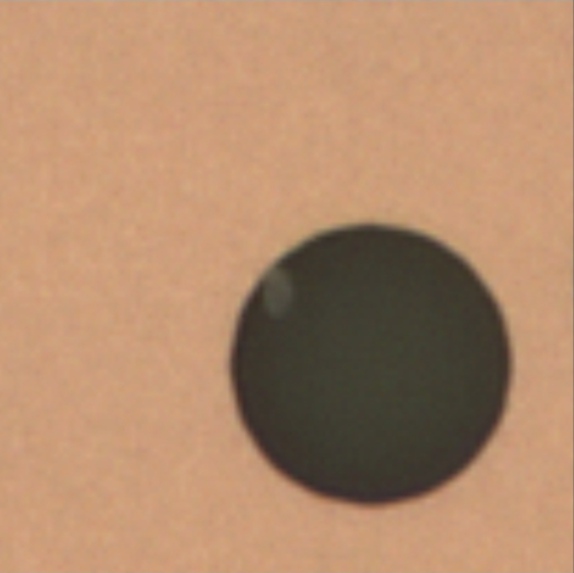
#> input picture traditional_segmentation/1.jpg, 574 x 573 px
$ python watershed.py
#> lines starting #> are read from the running program, lines starting #| are printed output that depends on the picture; after the words box and inside, x2 and y2 are one past the last pixel; in counts of white or black regions, pixels touching at a corner belong together
"""
 -*- coding: utf-8 -*-
 author： Hao Hu
 @date   2022/3/1 9:15 PM
"""
# -*- coding:utf-8 -*-
import cv2
import numpy as np

'''
       created on  11:10:10 2018-11-15
       @author:ren_dong

            分水岭算法 图像分割

            分水岭算法实现图像自动分割的步骤：

                1 图像灰度化、Canny边缘检测
                2 查找轮廓，并且把轮廓信息按照不同的编号绘制到watershed的第二个参数markers上，相当于标记注水点。
                3 watershed分水岭算法
                4 绘制分割出来的区域，然后使用随机颜色填充，再跟源图像融合，以得到更好的显示效果。


                cv2.watershed(image, markers) → None


'''

# 读入图片
img = cv2.imread('1.jpg')
#> img is the input picture: shape (573, 574, 3); mean B, G, R 108.3, 138.8, 177.8
cv2.imshow('origin', img)

# 转换为灰度图片
gray_img = cv2.cvtColor(img, cv2.COLOR_BGR2GRAY)
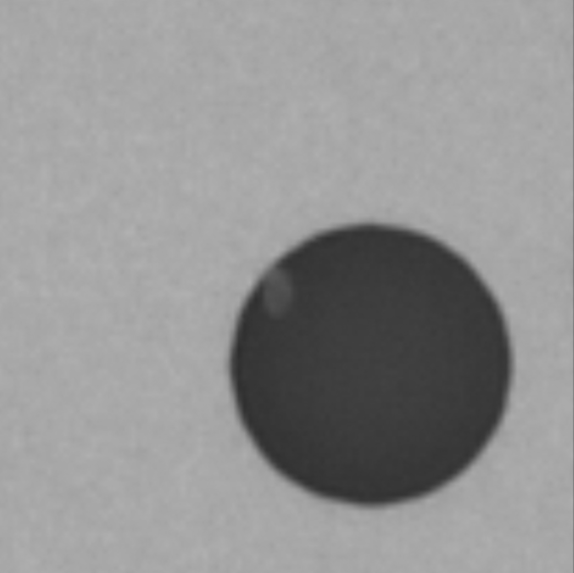
#> gray_img: shape (573, 574); min 45, max 177, mean 146.9

# canny边缘检测 函数返回一副二值图，其中包含检测出的边缘。
canny = cv2.Canny(gray_img, 80, 150)
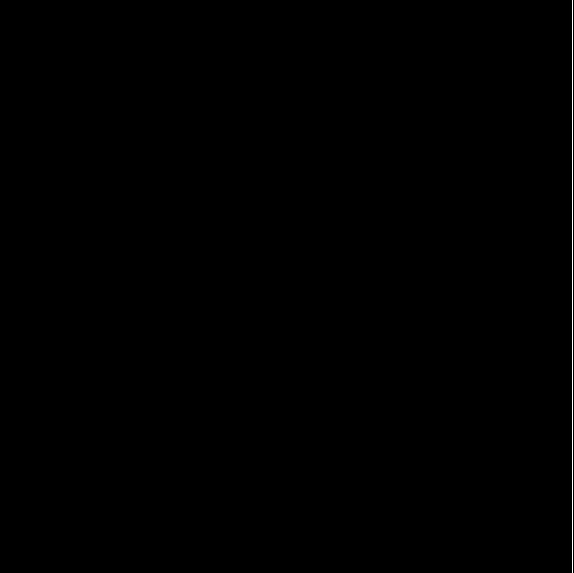
#> canny: shape (573, 574); 0.17% white in thin lines or dots, all inside (x1, y1, x2, y2) = (572, 0, 573, 573)
cv2.imshow('Canny', canny)

# 寻找图像轮廓 返回修改后的图像 图像的轮廓  以及它们的层次
contours, hierarchy = cv2.findContours(canny, cv2.RETR_TREE, cv2.CHAIN_APPROX_SIMPLE)
#> contours = [[[572, 0], [572, 572]]]

# 32位有符号整数类型
marks = np.zeros(img.shape[:2], np.int32)

# findContours检测到的轮廓
imageContours = np.zeros(img.shape[:2], np.uint8)

# 轮廓颜色
compCount = 0
index = 0
# 绘制每一个轮廓


for index in range(len(contours)):
    # 对marks进行标记，对不同区域的轮廓使用不同的亮度绘制，相当于设置注水点，有多少个轮廓，就有多少个注水点
    # 图像上不同线条的灰度值是不同的，底部略暗，越往上灰度越高
    marks = cv2.drawContours(marks, contours, index, (index, index, index), 1, 8, hierarchy)
#> this loop made 1 pass

    # 绘制轮廓，亮度一样
    # masks底部亮度暗,越往上亮度越高, imageContours 整体亮度一致
    # imageContours = cv2.drawContours(imageContours, contours, index, (255, 255, 255), 1, 8, hierarchy)

# 查看 使用线性变换转换输入数组元素成8位无符号整型。
markerShows = cv2.convertScaleAbs(marks)
#> markerShows: shape (573, 574); every value is 0
cv2.imshow('markerShows', markerShows)
# cv2.imshow('imageContours',imageContours)


# 使用分水岭算法
marks = cv2.watershed(img, marks)
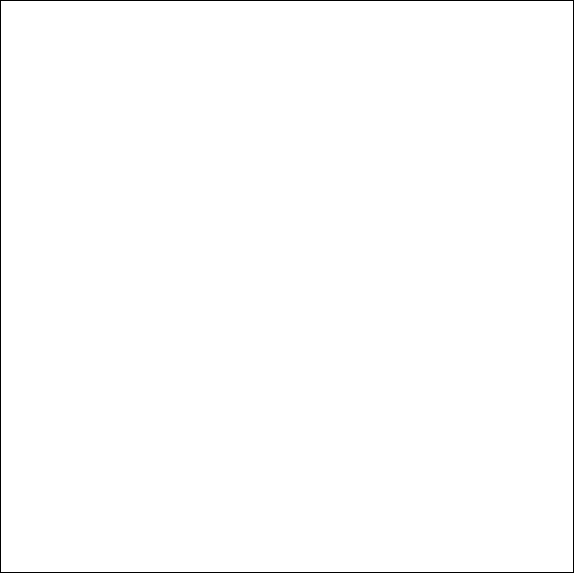
#> marks: shape (573, 574) int32; values -1 (black) and 0 (white), 99.3% white; black in thin lines or dots
afterWatershed = cv2.convertScaleAbs(marks)
#> afterWatershed: shape (573, 574); values 0 (black) and 1 (white), 0.7% white in thin lines or dots

cv2.imshow('afterWatershed', afterWatershed)

###分水岭算法之后,让水漫起来,并且把堤坝即分水岭绘制为绿色
img[marks == -1] = [0, 255, 0]
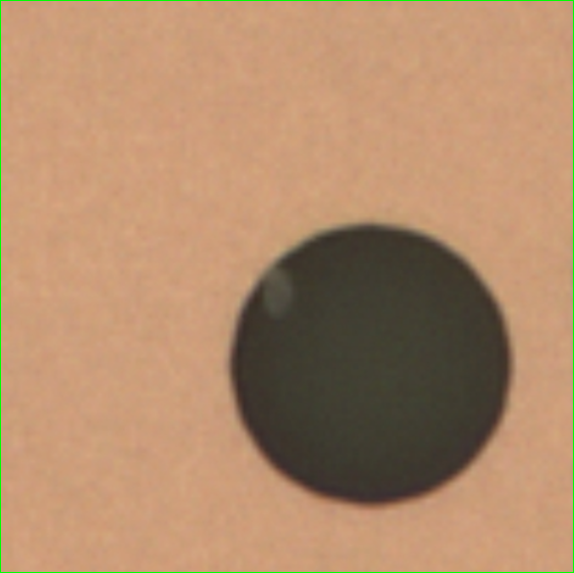
#> img: shape (573, 574, 3); 0.7% of pixels changed, all inside (x1, y1, x2, y2) = (0, 0, 574, 573)
cv2.imshow('masks', img)

###到此  分水岭算法已经算是完成,下面是利用numpy生成随机颜色,进行填充空白图像,然后将其和原图像融合


# 生成随机颜色
colorTab = np.zeros((np.max(marks) + 1, 3))
#> colorTab = [[0, 0, 0]]
# 生成0~255之间的随机数
for i in range(len(colorTab)):
    aa = np.random.uniform(0, 255)
    bb = np.random.uniform(0, 255)
    cc = np.random.uniform(0, 255)
    colorTab[i] = np.array([aa, bb, cc], np.uint8)
#> after the loop, colorTab = [[139, 182, 153]]

bgrImage = np.zeros(img.shape, np.uint8)

# 遍历marks每一个元素值，对每一个区域进行颜色填充
for i in range(marks.shape[0]):
    for j in range(marks.shape[1]):
        # index值一样的像素表示在一个区域
        index = marks[i][j]
        # 判断是不是区域与区域之间的分界,如果是边界(-1)，则使用白色显示
        if index == -1:
            bgrImage[i][j] = np.array([255, 255, 255])
        else:
            bgrImage[i][j] = colorTab[index]
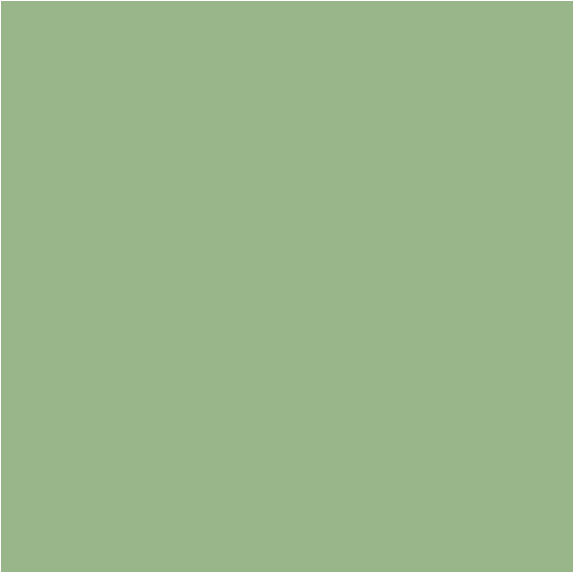
#> bgrImage: shape (573, 574, 3); mean of channels 0, 1, 2 139.8, 182.5, 153.7; drawn as B, G, R
cv2.imshow('After ColorFill', bgrImage)

# 填充后与原始图像融合
result = cv2.addWeighted(img, 0.55, bgrImage, 0.45, 0)
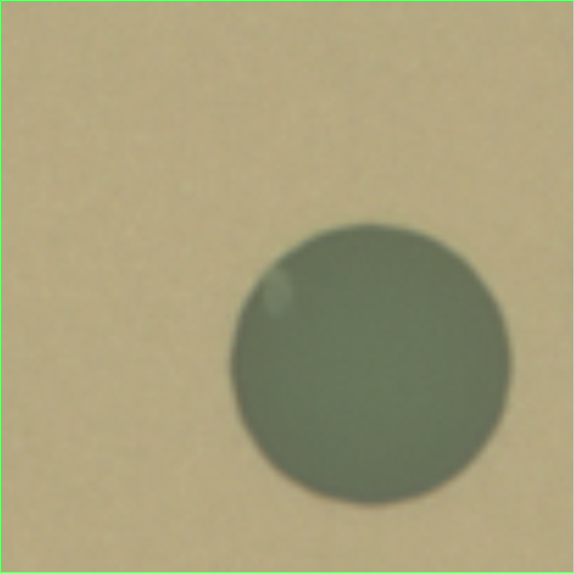
#> result: shape (573, 574, 3); mean B, G, R 122, 158.8, 166.2
cv2.imshow('addWeighted', result)

cv2.waitKey()
cv2.destroyAllWindows()
